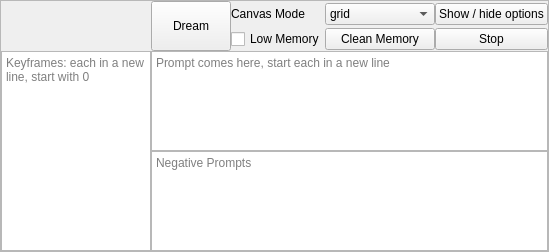
        <widget class="QFrame" name="frame">
         <property name="frameShape">
          <enum>QFrame::StyledPanel</enum>
         </property>
         <property name="frameShadow">
          <enum>QFrame::Raised</enum>
         </property>
         <layout class="QGridLayout" name="gridLayout_19">
          <property name="leftMargin">
           <number>0</number>
          </property>
          <property name="topMargin">
           <number>0</number>
          </property>
          <property name="rightMargin">
           <number>0</number>
          </property>
          <property name="bottomMargin">
           <number>0</number>
          </property>
          <property name="spacing">
           <number>0</number>
          </property>
          <item row="0" column="1" rowspan="2">
           <widget class="QPushButton" name="dream">
            <property name="minimumSize">
             <size>
              <width>0</width>
              <height>50</height>
             </size>
            </property>
            <property name="text">
             <string>Dream</string>
            </property>
            <property name="iconSize">
             <size>
              <width>8</width>
              <height>8</height>
             </size>
            </property>
           </widget>
          </item>
          <item row="0" column="2">
           <widget class="QLabel" name="preview_mode_label">
            <property name="text">
             <string>Canvas Mode</string>
            </property>
           </widget>
          </item>
          <item row="3" column="1" colspan="4">
           <widget class="QTextEdit" name="negative_prompts">
            <property name="sizePolicy">
             <sizepolicy hsizetype="Expanding" vsizetype="Preferred">
              <horstretch>0</horstretch>
              <verstretch>0</verstretch>
             </sizepolicy>
            </property>
            <property name="minimumSize">
             <size>
              <width>0</width>
              <height>0</height>
             </size>
            </property>
            <property name="maximumSize">
             <size>
              <width>16777215</width>
              <height>100</height>
             </size>
            </property>
            <property name="placeholderText">
             <string>Negative Prompts</string>
            </property>
           </widget>
          </item>
          <item row="1" column="4">
           <widget class="QPushButton" name="stop_dream">
            <property name="text">
             <string>Stop</string>
            </property>
           </widget>
          </item>
          <item row="2" column="0" rowspan="3">
           <widget class="QTextEdit" name="keyframes">
            <property name="maximumSize">
             <size>
              <width>150</width>
              <height>16777215</height>
             </size>
            </property>
            <property name="placeholderText">
             <string>Keyframes: each in a new line, start with 0</string>
            </property>
           </widget>
          </item>
          <item row="2" column="1" colspan="4">
           <widget class="QTextEdit" name="prompts">
            <property name="sizePolicy">
             <sizepolicy hsizetype="Expanding" vsizetype="Preferred">
              <horstretch>0</horstretch>
              <verstretch>0</verstretch>
             </sizepolicy>
            </property>
            <property name="minimumSize">
             <size>
              <width>0</width>
              <height>0</height>
             </size>
            </property>
            <property name="maximumSize">
             <size>
              <width>16777215</width>
              <height>100</height>
             </size>
            </property>
            <property name="placeholderText">
             <string>Prompt comes here, start each in a new line</string>
            </property>
           </widget>
          </item>
          <item row="0" column="4">
           <widget class="QPushButton" name="lucky">
            <property name="text">
             <string>Show / hide options</string>
            </property>
            <property name="iconSize">
             <size>
              <width>8</width>
              <height>8</height>
             </size>
            </property>
           </widget>
          </item>
          <item row="1" column="2">
           <widget class="QCheckBox" name="lowmem">
            <property name="toolTip">
             <string>Does not work on 2.x Models and also has some other restrictions. Dont use it if you dont need to.</string>
            </property>
            <property name="text">
             <string>Low Memory</string>
            </property>
           </widget>
          </item>
          <item row="0" column="3">
           <widget class="QComboBox" name="preview_mode">
            <item>
             <property name="text">
              <string>grid</string>
             </property>
            </item>
            <item>
             <property name="text">
              <string>single</string>
             </property>
            </item>
           </widget>
          </item>
          <item row="1" column="3">
           <widget class="QPushButton" name="cleanup_memory">
            <property name="minimumSize">
             <size>
              <width>110</width>
              <height>0</height>
             </size>
            </property>
            <property name="text">
             <string>Clean Memory</string>
            </property>
           </widget>
          </item>
         </layout>
        </widget>
